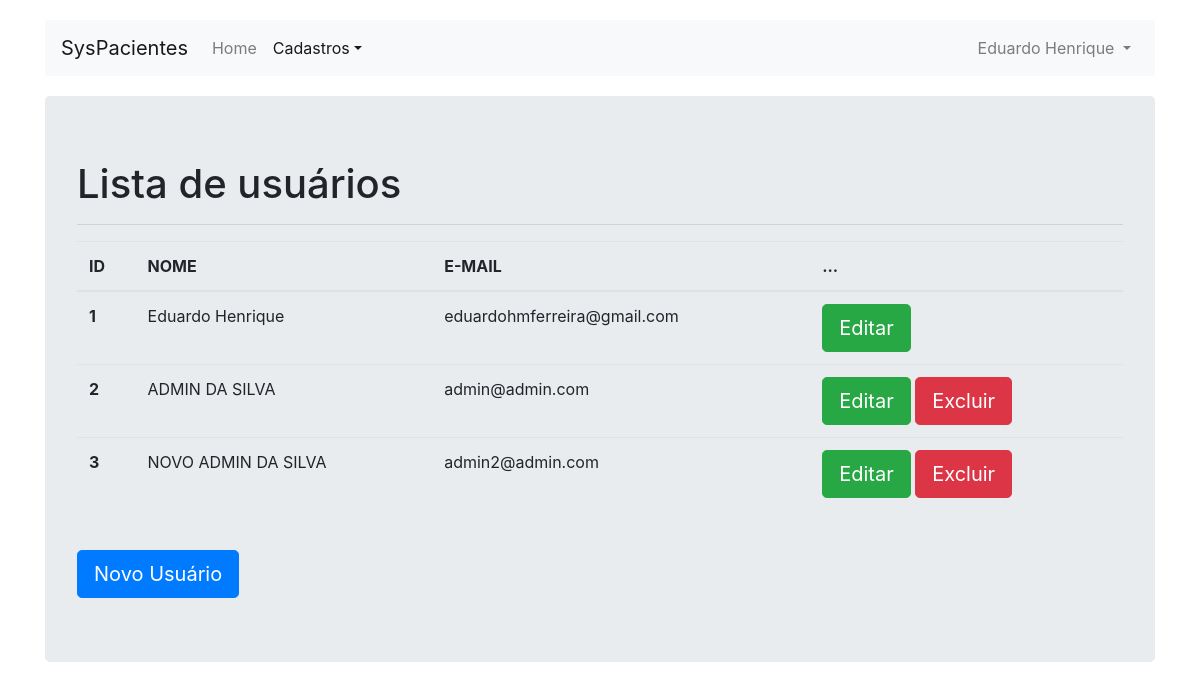
/usuario_list2.php (signed in), run on an earlier commit of the app's database.
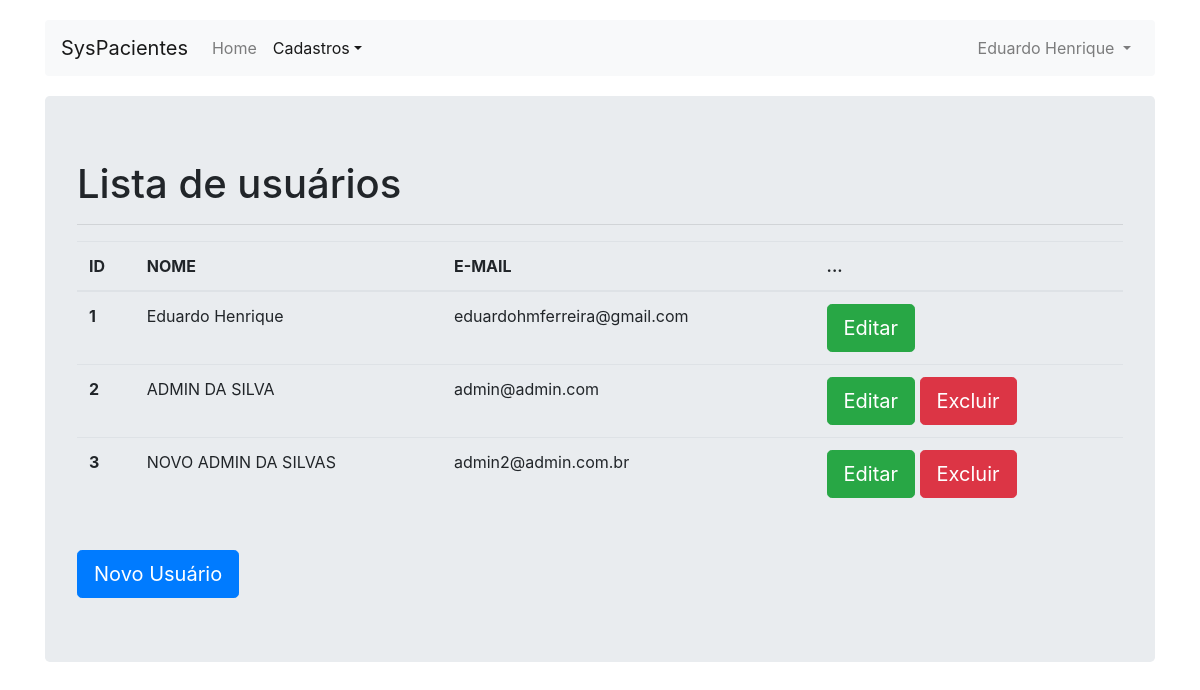
And on a later commit of the database.
### tables this page shows
CREATE TABLE `usuarios` (
  `id` int(11) NOT NULL AUTO_INCREMENT,
  `email` varchar(50) NOT NULL,
  `senha` varchar(10) NOT NULL,
  `nome` varchar(50) NOT NULL,
  PRIMARY KEY (`id`)
);

### usuario_list2.php (the view, shortened to what this page needs)
<?php
   require_once('conexao.php');
   $id_usuario   = $_SESSION["id_usuario"];
   $nome_usuario = "";
   $sql = "SELECT nome FROM usuarios WHERE id = " . $id_usuario;
   $resp = mysqli_query($conexao_bd, $sql);
   if($rows=mysqli_fetch_row($resp)){
      $nome_usuario = $rows[0];
   }
?>
<!DOCTYPE html>
<html lang="pt-br">
<head>
    <link href="css/bootstrap.min.css" rel="stylesheet">
    <link href="css/navbar.css" rel="stylesheet">
</head>
<body>
    <div class="container">
      <nav class="navbar navbar-expand-lg navbar-light bg-light rounded">
        <a class="navbar-brand" href="#">SysPacientes</a>
        <div class="collapse navbar-collapse" id="navbarsExample09">
          <ul class="navbar-nav mr-auto">
            <li class="nav-item">
              <a class="nav-link" href="admin.php">Home <span class="sr-only">(current)</span></a>
            </li>
            <li class="nav-item dropdown active">
              <a class="nav-link dropdown-toggle" href="#" id="dropdown09" data-toggle="dropdown" aria-haspopup="true" aria-expanded="false">Cadastros</a>
            </li>
          </ul>
          <ul class="navbar-nav navbar-right">
            <li class="nav-item dropdown">
                <a class="nav-link dropdown-toggle" href="#" id="dropdown10" data-toggle="dropdown" aria-haspopup="true" aria-expanded="false">
                  <?php echo($nome_usuario); ?>
                </a>
            </li>
          </ul>
        </div>
      </nav>
      <div class="jumbotron">
        <h1>Lista de usuários</h1>
        <hr>
        <table class="table">
            <thead>
               <tr>
                  <th scope="col">ID</th>
                  <th scope="col">NOME</th>
                  <th scope="col">E-MAIL</th>
                  <th scope="col">...</th>
               </tr>
            </thead>
            <tbody>
               <?php
                  $sql = "SELECT id, nome, email FROM usuarios ORDER BY id";
                  $resp = mysqli_query($conexao_bd, $sql);
                  while($rows=mysqli_fetch_row($resp)){
                     $id    = $rows[0];
                     $nome  = $rows[1];
                     $email = $rows[2];
                     echo("<tr>");
                     echo("<th scope='row'>$id</th>");
                     echo("<td>$nome</td>");
                     echo("<td>$email</td>");
                     echo("<td>");
                        echo("<a class='btn btn-lg btn-success' href='usuario.php?idUsuario=$id' role='button'>Editar</a>&nbsp;");
                        if($id != $id_usuario)
                          echo("<a class='btn btn-lg btn-danger'  href='usuario_excluir.php?idUsuario=$id' role='button'>Excluir</a>");
                     echo("</td>");
                     echo("</tr>");
                  }
               ?>
            </tbody>
        </table>
        <br>
        <a class='btn btn-lg btn-primary' href='usuario.php' role='button'>Novo Usuário</a>
      </div>
    </div>
</body>
</html>

### css/navbar.css (style rules this page uses)
body { padding-top: 20px; padding-bottom: 20px; }
.navbar { margin-bottom: 20px; }

What changed in the data, as far as the page shows it:
changed usuarios id 3: nome "NOVO ADMIN DA SILVA" → "NOVO ADMIN DA SILVAS"; email "admin2@admin.com" → "admin2@admin.com.br"
